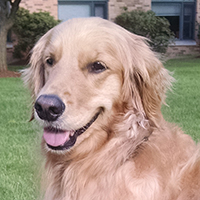
#> input picture data/dog.jpg, 200 x 200 px
$ python -i video_preprocessing.py   (imports and definitions only)
#> lines starting #> are read from the running program, lines starting #| are printed output that depends on the picture
import numpy as np
import cv2


def compute_3D_difference_matrix(frames, current_frame):
    difference = []
    for frame in frames:
        diff_image = cv2.absdiff(frame, current_frame)
        diff_image = np.clip(diff_image, 0, 255).astype(np.uint8)
        difference.append(diff_image)

    return morph_open_diff_frames(difference)


def compute_median_matrix(difference_3D_matrix):
    height, width, _ = difference_3D_matrix[0].shape

    median_matrix = np.zeros((height, width, 3))

    for y in range(height):
        for x in range(width):
            pixel_values_r = [difference_3D_matrix[i][y, x, 0] for i in range(len(difference_3D_matrix))]
            pixel_values_g = [difference_3D_matrix[i][y, x, 1] for i in range(len(difference_3D_matrix))]
            pixel_values_b = [difference_3D_matrix[i][y, x, 2] for i in range(len(difference_3D_matrix))]

            median_matrix[y, x, 0] = np.median(pixel_values_r)
            median_matrix[y, x, 1] = np.median(pixel_values_g)
            median_matrix[y, x, 2] = np.median(pixel_values_b)

    return median_matrix


def median_filtration(diff_frames):
    for index, frame in enumerate(diff_frames):
        diff_frames[index] = cv2.medianBlur(frame, 11)
    return diff_frames


def erode_diff_frames(diff_frames):
    kernel = np.ones((5, 5), np.uint8)
    for index, frame in enumerate(diff_frames):
        diff_frames[index] = cv2.erode(frame, kernel)
    return diff_frames

def morph_open_diff_frames(diff_frames):
    kernel = np.ones((5, 5), np.uint8)
    for index, frame in enumerate(diff_frames):
        diff_frames[index] = cv2.morphologyEx(frame, cv2.MORPH_OPEN, kernel, iterations=2)
    return diff_frames

def histogram_equalization(diff_frames):
    for index, frame in enumerate(diff_frames):
        frame = cv2.cvtColor(frame, cv2.COLOR_BGR2HSV)
        frame[:, :, 2] = cv2.equalizeHist(frame[:, :, 2])
        diff_frames[index] = cv2.cvtColor(frame, cv2.COLOR_HSV2BGR)
    return diff_frames

>>> import cv2
>>> picture = cv2.imread('../data/dog.jpg', cv2.IMREAD_GRAYSCALE)
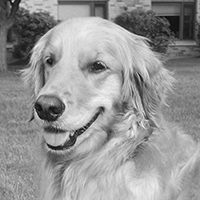
#> picture: shape (200, 200); min 1, max 242, mean 149.1
#> the loop in histogram_equalization, `for index, frame in enumerate(diff_frames):` made 1 pass
#> (the run stopped early here; a loop or call above may not have finished)
